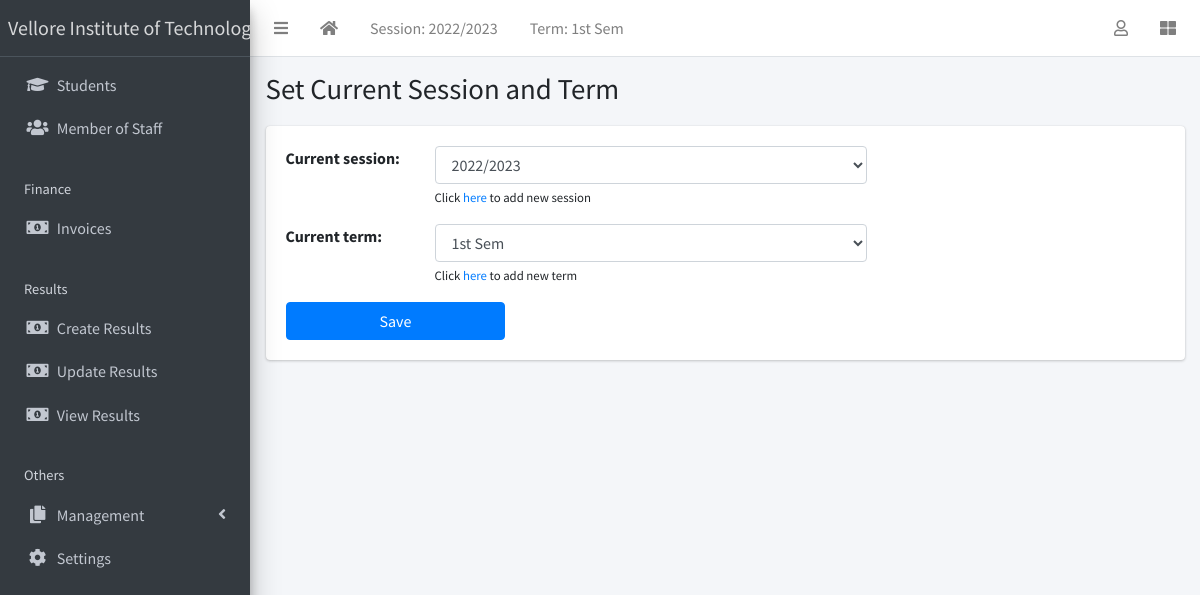
The app's page /current-session/ (signed in) with its own data.
### apps/corecode/models.py (models this page shows, shortened)
class AcademicSession(models.Model):
    name = models.CharField(max_length=200, unique=True)
    current = models.BooleanField(default=True)
    class Meta:
        ordering = ["-name"]
    def __str__(self):
        return self.name

class AcademicTerm(models.Model):
    name = models.CharField(max_length=20, unique=True)
    current = models.BooleanField(default=True)
    class Meta:
        ordering = ["name"]
    def __str__(self):
        return self.name

class SiteConfig(models.Model):
    key = models.SlugField()
    value = models.CharField(max_length=200)

### apps/corecode/views.py (the view, shortened to what this page needs)
class CurrentSessionAndTermView(LoginRequiredMixin, View):
    form_class = CurrentSessionForm
    template_name = "corecode/current_session.html"
    def get(self, request, *args, **kwargs):
        form = self.form_class(
            initial={
                "current_session": AcademicSession.objects.get(current=True),
                "current_term": AcademicTerm.objects.get(current=True),
            }
        )
        return render(request, self.template_name, {"form": form})

### apps/corecode/forms.py
class CurrentSessionForm(forms.Form):
    current_session = forms.ModelChoiceField(
        queryset=AcademicSession.objects.all(),
        help_text='Click <a href="/session/create/?next=current-session/">here</a> to add new session',
    )
    current_term = forms.ModelChoiceField(
        queryset=AcademicTerm.objects.all(),
        help_text='Click <a href="/term/create/?next=current-session/">here</a> to add new term',
    )

### apps/corecode/context_processors.py (called while the page is built)
def site_defaults(request):
    current_session = AcademicSession.objects.get(current=True)
    current_term = AcademicTerm.objects.get(current=True)
    vals = SiteConfig.objects.all()
    contexts = {
        "current_session": current_session.name,
        "current_term": current_term.name,
    }
    for val in vals:
        contexts[val.key] = val.value
    return contexts

### apps/corecode/templates/corecode/current_session.html (shortened to what this page needs)
{% extends 'base.html' %}
{% load widget_tweaks %}
{% block title %}
Set Current Session and Term
{% endblock title %}
{% block content %}
<form method="POST">
  <div class="mb-3">
    {% for field in form %}
    <div class="form-group row">
      <div class="col-2">{{ field.label_tag}}</div>
      <div class="col-6">
        {{ field | add_class:"form-control"}}
        <span class="small">{{ field.help_text |safe}}</span>
      </div>
    </div>
    {% endfor %}
  </div>
  <input type="submit" value="Save" class="w-25 btn btn-primary">
</form>
{% endblock content %}

### templates/base.html (shortened to what this page needs)
{% load static %}
<!DOCTYPE html>
<html lang="en">
<head>
  <link rel="stylesheet" href="{% static 'plugins/fontawesome-free/css/all.min.css' %}">
  <link rel="stylesheet" href="{% static 'plugins/toastr/toastr.min.css' %}">
  <link rel="stylesheet"
    href="{% static 'plugins/overlayScrollbars/css/OverlayScrollbars.min.css' %}">
  <link rel="stylesheet" href="{% static 'plugins/Datatables/datatables.min.css' %}" />
  <link rel="stylesheet" href="{% static 'dist/css/adminlte.min.css' %}">
</head>
<body
  class="hold-transition sidebar-mini layout-fixed layout-navbar-fixed layout-footer-fixed">
  <div class="wrapper">
    <nav class="main-header navbar navbar-expand navbar-white navbar-light">
      <ul class="navbar-nav">
        <li class="nav-item">
          <a class="nav-link" data-widget="pushmenu" href="#" role="button"><i
              class="fas fa-bars"></i></a>
        </li>
        <li class="nav-item d-none d-sm-inline-block">
          <a href="{% url 'home' %} " class="nav-link"><i class="fa fa-home"></i></a>
        </li>
        <li class="nav-item d-none d-sm-inline-block">
          <a href="{% url 'current-session' %}" class="nav-link">Session: {{ current_session }}</a>
        </li>
        <li class="nav-item d-none d-sm-inline-block">
          <a href="{% url 'current-session' %}" class="nav-link">Term: {{ current_term }}</a>
        </li>
      </ul>
      <ul class="navbar-nav ml-auto">
        <li class="nav-item dropdown">
          <a class="nav-link" data-toggle="dropdown" href="#">
            <i class="far fa-user"></i>
          </a>
        </li>
        <li class="nav-item">
          <a class="nav-link" data-widget="control-sidebar" data-slide="true"
            href="#" role="button"><i class="fas fa-th-large"></i></a>
        </li>
      </ul>
    </nav>
    <aside class="main-sidebar sidebar-dark-primary elevation-4">
      <a href="{% url 'home' %}" class="brand-link">{{ school_name | default:"MySchool" }}</a>
      <div class="sidebar">
        <nav class="mt-2">
          <ul class="nav nav-pills nav-sidebar flex-column"
            data-widget="treeview" role="menu" data-accordion="false">
            <li class="nav-item">
              <a href="{% url 'student-list' %}" class="nav-link">
                <i class="nav-icon fas fa-graduation-cap"></i>
                <p>
                  Students
                </p>
              </a>
            </li>
            <li class="nav-item">
              <a href="{% url 'staff-list' %}" class="nav-link">
                <i class="nav-icon fas fa-users"></i>
                <p>
                  Member of Staff
                </p>
              </a>
            </li>
            <li class="nav-header">Finance</li>
            <li class="nav-item">
              <a href="{% url 'invoice-list' %}" class="nav-link">
                <i class="nav-icon fas fa-money-bill-alt"></i>
                <p>
                  Invoices
                </p>
              </a>
            </li>
            <li class="nav-header">Results</li>
            <li class="nav-item">
              <a href="{% url 'create-result' %}" class="nav-link">
                <i class="nav-icon fas fa-money-bill-alt"></i>
                <p>
                  Create Results
                </p>
              </a>
            </li>
            <li class="nav-item">
              <a href="{% url 'edit-results' %}" class="nav-link">
                <i class="nav-icon fas fa-money-bill-alt"></i>
                <p>
                  Update Results
                </p>
              </a>
            </li>
            <li class="nav-item">
              <a href="{% url 'view-results' %}" class="nav-link">
                <i class="nav-icon fas fa-money-bill-alt"></i>
                <p>
                  View Results
                </p>
              </a>
            </li>
            <li class="nav-header">Others</li>
            <li class="nav-item has-treeview">
              <a href="#" class="nav-link">
                <i class="nav-icon fas fa-copy"></i>
                <p>
                  Management
                  <i class="fas fa-angle-left right"></i>
                </p>
              </a>
            </li>
            <li class="nav-item">
              <a href="{% url 'configs' %}" class="nav-link">
                <i class="nav-icon fas fa-cog"></i>
                <p>
                  Settings
                </p>
              </a>
            </li>
          </ul>
        </nav>
      </div>
    </aside>
    <div class="content-wrapper">
      <section class="content-header">
        <div class="container-fluid">
          <div class="row mb-1">
            <div class="col-sm-8">
              <h1>{% block title %}{% endblock title %}</h1>
            </div>
            <div class="col-sm-4">
            </div>
          </div>
        </div>
      </section>
      <section class="content">
        <div class="container-fluid">
          <div class="row">
            <div class="col-md-12">
              {% block fullcard %}
              <div class="card">
                <div class="card-body">
                  <div class="row">
                    <div class="col">
                      {% block content %}
                      {% endblock content %}
                    </div>
                  </div>
                </div>
              </div>
              {% endblock fullcard %}
            </div>
          </div>
        </div>
      </section>
    </div>
  </div>
</body>
</html>

### records on screen
AcademicSession: name "2022/2023"
AcademicTerm: name "1st Sem"
SiteConfig: value "Vellore Institute of…"

### other values on screen
{{ field.label_tag }} "Current session:" "Current term:"
{{ field.help_text |safe }} "Click here to add new session" "Click here to add new term"
